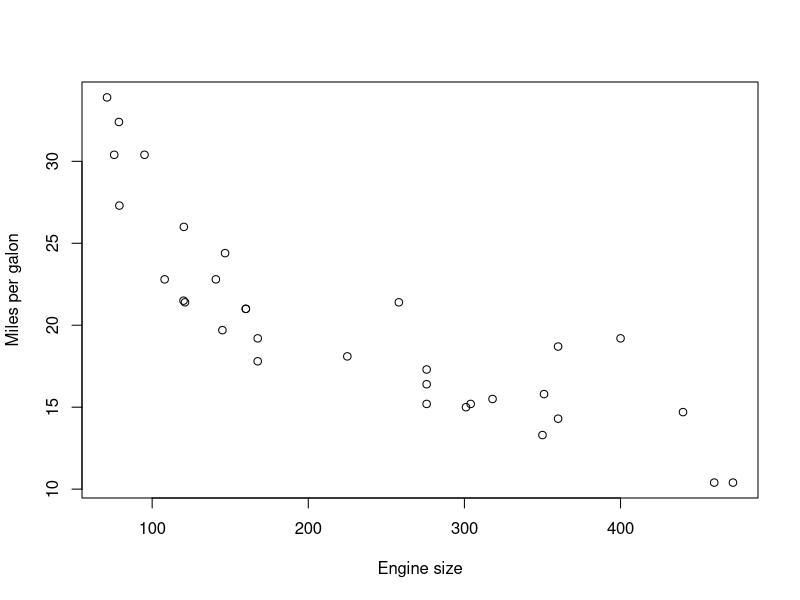

Reproduce this figure in R. (Note: this script raises an error after producing the figure.)
## ---- chunk 1
plot(mtcars$disp, mtcars$mpg,
     xlab="Engine size", ylab="Miles per galon")
## ---- chunk 2
mpgLogsALM <- alm(mpg~log(disp), mtcars, distribution="dlnorm")
plot(mtcars$disp, mtcars$mpg,
     xlab="Engine size", ylab="Miles per galon")
lines(seq(1,500,1),
      exp(coef(mpgLogsALM)[1]+coef(mpgLogsALM)[2]*log(seq(1,500,1))),
      col="darkgreen",lwd=2)
## ---- chunk 3
mpgLinALM <- alm(mpg~disp, mtcars, distribution="dnorm")
plot(mtcars$disp, mtcars$mpg,
     xlab="Engine size", ylab="Miles per galon")
lines(seq(1,500,1),
      exp(coef(mpgLogsALM)[1]+coef(mpgLogsALM)[2]*log(seq(1,500,1))),
      col="darkgreen",lwd=1)
lines(seq(1,500,1),
      coef(mpgLinALM)[1]+coef(mpgLinALM)[2]*seq(1,500,1),
      col="darkblue",lwd=2)
## ---- chunk 4
mpgPolyALM <- lm(mpg~disp+I(disp^2)+I(disp^3)+I(disp^4), mtcars)
plot(mtcars$disp, mtcars$mpg,
     xlab="Engine size", ylab="Miles per galon")
lines(seq(1,500,1),
      exp(coef(mpgLogsALM)[1]+coef(mpgLogsALM)[2]*log(seq(1,500,1))),
      col="darkgreen",lwd=1)
lines(seq(1,500,1),
      coef(mpgLinALM)[1]+coef(mpgLinALM)[2]*seq(1,500,1),
      col="darkblue",lwd=1)
lines(seq(1,500,1),
      predict(mpgPolyALM,data.frame(disp=seq(1,500,1))),
      col="darkred",lwd=2)
